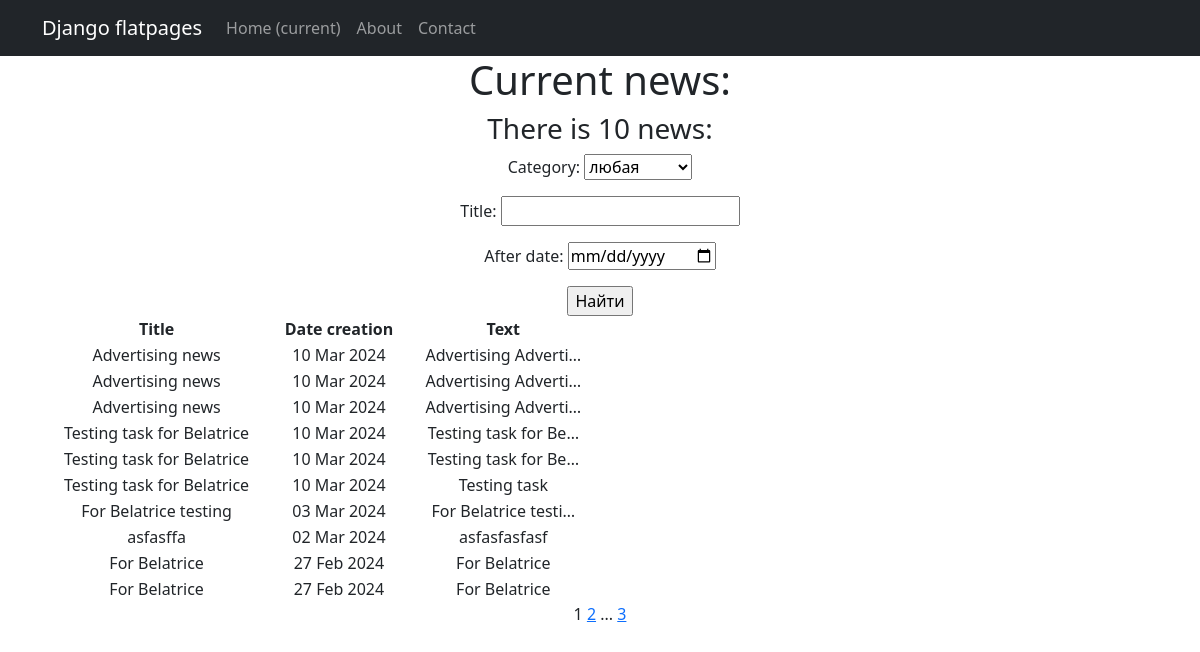
Page /news/search/ on the earlier database version.
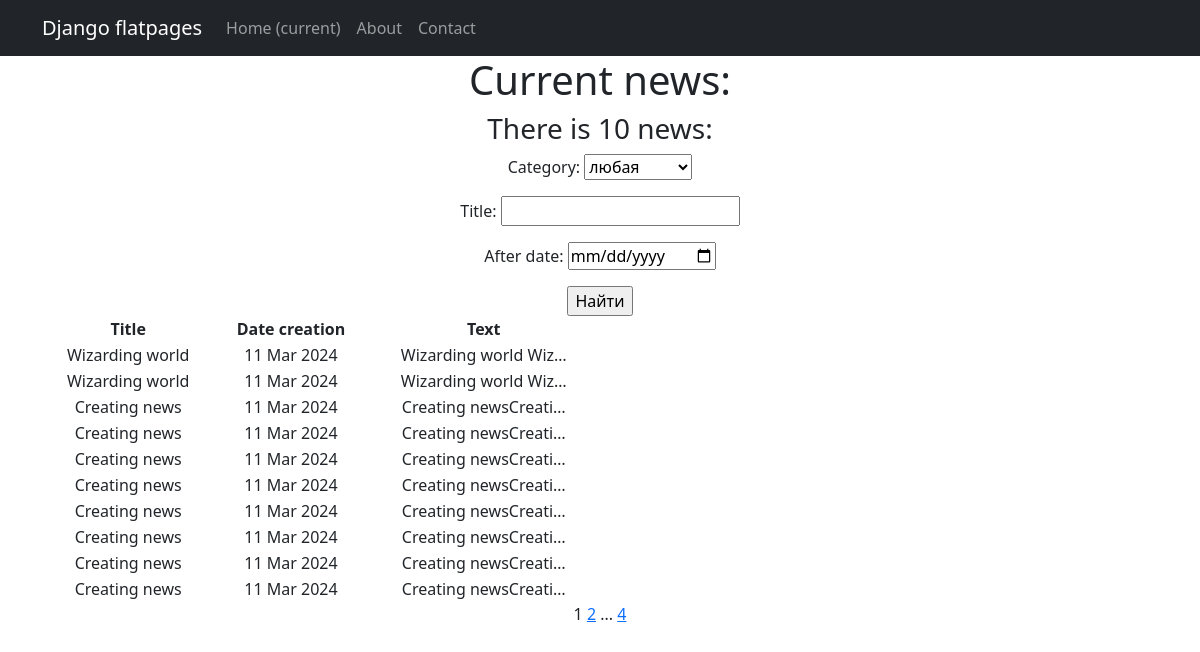
Same page on the later database version.
### newapp/models.py (models this page shows, shortened)
class Post(models.Model):# содержать в себе статьи и новости, которые создают пользователи
    author = models.ForeignKey(Author, on_delete = models.CASCADE)# связь «один ко многим» с моделью Author;
    News = 'NW'# новость
    Article = 'AR'# статья
    CATEGORY_CHOICES = (
        (News, 'Новость'),
        (Article, 'Статья')
    )
    categoryType = models.CharField(max_length = 2, choices = CATEGORY_CHOICES, default = Article)# поле с выбором — «статья» или «новость»;
    dateCreation = models.DateTimeField(auto_now_add = True)# автоматически добавляемая дата и время создания;
    postCategory = models.ManyToManyField(Category, through= 'PostCategory')# связь «многие ко многим» с моделью Category (с дополнительной моделью PostCategory);
    title = models.CharField(max_length= 128) # заголовок статьи/новости;
    text = models.TextField() # текст статьи/новости;
    rating = models.SmallIntegerField(default=0)# рейтинг статьи/новости.

### newapp/views.py (the view)
# urls.py: path('search/', NewsSearch.as_view(), name='news_search'),
class NewsSearch(ListView):
    model = Post
    ordering = '-dateCreation'
    template_name = 'news_search.html'
    context_object_name = 'news_search'
    paginate_by = 10  # вот так мы можем указать количество записей на странице
    def get_queryset(self):
        queryset = super().get_queryset()
        self.filterset = NewsFilter(self.request.GET, queryset)
        return self.filterset.qs
    def get_context_data(self, **kwargs):
        context = super().get_context_data(**kwargs)
        context['filterset'] = self.filterset
        return context

### newapp/models.py (called while the page is built)
    def __str__(self): #__str__() – магический метод для отображения информации об объекте класса для пользователей
        return self.name

### newapp/templatetags/custom_filters.py (called while the page is built)
@register.filter()
def censor(value):
    for word in censor_list:
        value = value.replace(word[1:], '*' * len(word[1:])) #Строковый метод str.replace(old, new[, count]) вернет копию строки,
    return value # Возвращаемое функцией значение подставится в шаблон.

### newapp/templates/news_search.html (shortened to what this page needs)
{% extends 'flatpages/default.html' %}
{% load custom_filters %}
{% block content %}
<h1>Current news:</h1>
<h3>There is {{news_search|length}} news:</h3>
   <form action="" method="get">
       {{ filterset.form.as_p }}
       <input type="submit" value="Найти" />
   </form>
{% if news_search %}
    <table width="50%">
        <tr>
            <td> <b>Title </b> </td>
            <td> <b>Date creation</b> </td>
            <td> <b>Text</b> </td>
        </tr>
           {% for one_news in news_search %}
           <tr>
               <td>{{ one_news.title|censor }}</td>
               <td>{{ one_news.dateCreation|date:"d M Y"}}</td>
               <td>{{ one_news.text|truncatechars:20|censor}}</td>
           </tr>
           {% endfor %}
    </table>
{% else %}
       <h2>No current news!</h2>
{% endif %}
   {{ page_obj.number }}
   {% if page_obj.has_next %}
       <a href="?page={{ page_obj.next_page_number }}">{{ page_obj.next_page_number }}</a>
       {% if paginator.num_pages != page_obj.next_page_number %}
           ...
           <a href="?page={{ page_obj.paginator.num_pages }}">{{ page_obj.paginator.num_pages }}</a>
       {% endif %}
   {% endif %}
{% endblock content%}

Differences in the rows shown:
no longer on this page (row unchanged): Post: title|censor "Advertising news", dateCreation "10 Mar 2024", text|censor "Advertising Adverti…"
no longer on this page (row unchanged): Post: title|censor "Advertising news", dateCreation "10 Mar 2024", text|censor "Advertising Adverti…"
no longer on this page (row unchanged): Post: title|censor "Advertising news", dateCreation "10 Mar 2024", text|censor "Advertising Adverti…"
no longer on this page (row unchanged): Post: title|censor "Testing task for Belatrice", dateCreation "10 Mar 2024", text|censor "Testing task for Be…"
no longer on this page (row unchanged): Post: title|censor "Testing task for Belatrice", dateCreation "10 Mar 2024", text|censor "Testing task for Be…"
no longer on this page (row unchanged): Post: title|censor "Testing task for Belatrice", dateCreation "10 Mar 2024", text|censor "Testing task"
no longer on this page (row unchanged): Post: title|censor "For Belatrice testing", dateCreation "03 Mar 2024", text|censor "For Belatrice testi…"
no longer on this page (row unchanged): Post: title|censor "asfasffa", dateCreation "02 Mar 2024", text|censor "asfasfasfasf"
no longer on this page (row unchanged): Post: title|censor "For Belatrice", dateCreation "27 Feb 2024", text|censor "For Belatrice"
no longer on this page (row unchanged): Post: title|censor "For Belatrice", dateCreation "27 Feb 2024", text|censor "For Belatrice"
added Post: title|censor "Wizarding world", dateCreation "11 Mar 2024", text|censor "Wizarding world Wiz…"
added Post: title|censor "Wizarding world", dateCreation "11 Mar 2024", text|censor "Wizarding world Wiz…"
added Post: title|censor "Creating news", dateCreation "11 Mar 2024", text|censor "Creating newsCreati…"
added Post: title|censor "Creating news", dateCreation "11 Mar 2024", text|censor "Creating newsCreati…"
added Post: title|censor "Creating news", dateCreation "11 Mar 2024", text|censor "Creating newsCreati…"
added Post: title|censor "Creating news", dateCreation "11 Mar 2024", text|censor "Creating newsCreati…"
added Post: title|censor "Creating news", dateCreation "11 Mar 2024", text|censor "Creating newsCreati…"
added Post: title|censor "Creating news", dateCreation "11 Mar 2024", text|censor "Creating newsCreati…"
added Post: title|censor "Creating news", dateCreation "11 Mar 2024", text|censor "Creating newsCreati…"
added Post: title|censor "Creating news", dateCreation "11 Mar 2024", text|censor "Creating newsCreati…"
Other differences:
{{ page_obj.paginator.num_pages }}: "3" → "4"
